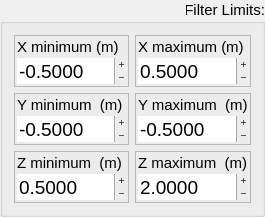
    <widget class="QGroupBox" name="LimitsG">
     <property name="sizePolicy">
      <sizepolicy hsizetype="Expanding" vsizetype="Maximum">
       <horstretch>0</horstretch>
       <verstretch>0</verstretch>
      </sizepolicy>
     </property>
     <property name="minimumSize">
      <size>
       <width>255</width>
       <height>0</height>
      </size>
     </property>
     <property name="font">
      <font>
       <pointsize>11</pointsize>
      </font>
     </property>
     <property name="contextMenuPolicy">
      <enum>Qt::NoContextMenu</enum>
     </property>
     <property name="toolTip">
      <string>Cropbox filter parameters.</string>
     </property>
     <property name="title">
      <string>Filter Limits:</string>
     </property>
     <property name="alignment">
      <set>Qt::AlignRight|Qt::AlignTop|Qt::AlignTrailing</set>
     </property>
     <property name="flat">
      <bool>true</bool>
     </property>
     <layout class="QGridLayout" name="gridLayout_2">
      <item row="0" column="0">
       <widget class="QFrame" name="XminF">
        <property name="sizePolicy">
         <sizepolicy hsizetype="Preferred" vsizetype="Fixed">
          <horstretch>0</horstretch>
          <verstretch>0</verstretch>
         </sizepolicy>
        </property>
        <property name="minimumSize">
         <size>
          <width>115</width>
          <height>0</height>
         </size>
        </property>
        <property name="font">
         <font>
          <pointsize>11</pointsize>
         </font>
        </property>
        <property name="toolTip">
         <string>Cropbox filter minimum x parameter.</string>
        </property>
        <property name="frameShape">
         <enum>QFrame::StyledPanel</enum>
        </property>
        <property name="frameShadow">
         <enum>QFrame::Raised</enum>
        </property>
        <layout class="QVBoxLayout" name="verticalLayout_2">
         <property name="spacing">
          <number>2</number>
         </property>
         <property name="leftMargin">
          <number>2</number>
         </property>
         <property name="topMargin">
          <number>2</number>
         </property>
         <property name="rightMargin">
          <number>2</number>
         </property>
         <property name="bottomMargin">
          <number>2</number>
         </property>
         <item>
          <widget class="QLabel" name="XminL">
           <property name="font">
            <font>
             <pointsize>11</pointsize>
            </font>
           </property>
           <property name="frameShape">
            <enum>QFrame::NoFrame</enum>
           </property>
           <property name="frameShadow">
            <enum>QFrame::Plain</enum>
           </property>
           <property name="text">
            <string>X minimum (m)</string>
           </property>
           <property name="textFormat">
            <enum>Qt::PlainText</enum>
           </property>
           <property name="alignment">
            <set>Qt::AlignLeading|Qt::AlignLeft|Qt::AlignTop</set>
           </property>
          </widget>
         </item>
         <item>
          <widget class="QDoubleSpinBox" name="Xmin">
           <property name="font">
            <font>
             <pointsize>14</pointsize>
            </font>
           </property>
           <property name="wrapping">
            <bool>false</bool>
           </property>
           <property name="frame">
            <bool>false</bool>
           </property>
           <property name="buttonSymbols">
            <enum>QAbstractSpinBox::PlusMinus</enum>
           </property>
           <property name="decimals">
            <number>4</number>
           </property>
           <property name="minimum">
            <double>-900.000000000000000</double>
           </property>
           <property name="maximum">
            <double>900.000000000000000</double>
           </property>
           <property name="singleStep">
            <double>0.001000000000000</double>
           </property>
           <property name="value">
            <double>-0.500000000000000</double>
           </property>
          </widget>
         </item>
        </layout>
       </widget>
      </item>
      <item row="0" column="1">
       <widget class="QFrame" name="XmaxF">
        <property name="sizePolicy">
         <sizepolicy hsizetype="Preferred" vsizetype="Fixed">
          <horstretch>0</horstretch>
          <verstretch>0</verstretch>
         </sizepolicy>
        </property>
        <property name="minimumSize">
         <size>
          <width>115</width>
          <height>0</height>
         </size>
        </property>
        <property name="font">
         <font>
          <pointsize>11</pointsize>
         </font>
        </property>
        <property name="toolTip">
         <string>Cropbox filter maximum x parameter.</string>
        </property>
        <property name="frameShape">
         <enum>QFrame::StyledPanel</enum>
        </property>
        <property name="frameShadow">
         <enum>QFrame::Raised</enum>
        </property>
        <layout class="QVBoxLayout" name="verticalLayout">
         <property name="spacing">
          <number>2</number>
         </property>
         <property name="leftMargin">
          <number>2</number>
         </property>
         <property name="topMargin">
          <number>2</number>
         </property>
         <property name="rightMargin">
          <number>2</number>
         </property>
         <property name="bottomMargin">
          <number>2</number>
         </property>
         <item>
          <widget class="QLabel" name="XmaxL">
           <property name="font">
            <font>
             <pointsize>11</pointsize>
            </font>
           </property>
           <property name="frameShape">
            <enum>QFrame::NoFrame</enum>
           </property>
           <property name="frameShadow">
            <enum>QFrame::Plain</enum>
           </property>
           <property name="text">
            <string>X maximum (m)</string>
           </property>
           <property name="textFormat">
            <enum>Qt::PlainText</enum>
           </property>
           <property name="alignment">
            <set>Qt::AlignLeading|Qt::AlignLeft|Qt::AlignTop</set>
           </property>
          </widget>
         </item>
         <item>
          <widget class="QDoubleSpinBox" name="Xmax">
           <property name="font">
            <font>
             <pointsize>14</pointsize>
            </font>
           </property>
           <property name="wrapping">
            <bool>false</bool>
           </property>
           <property name="frame">
            <bool>false</bool>
           </property>
           <property name="buttonSymbols">
            <enum>QAbstractSpinBox::PlusMinus</enum>
           </property>
           <property name="decimals">
            <number>4</number>
           </property>
           <property name="minimum">
            <double>-900.000000000000000</double>
           </property>
           <property name="maximum">
            <double>900.000000000000000</double>
           </property>
           <property name="singleStep">
            <double>0.001000000000000</double>
           </property>
           <property name="value">
            <double>0.500000000000000</double>
           </property>
          </widget>
         </item>
        </layout>
       </widget>
      </item>
      <item row="1" column="0">
       <widget class="QFrame" name="YminF">
        <property name="sizePolicy">
         <sizepolicy hsizetype="Preferred" vsizetype="Fixed">
          <horstretch>0</horstretch>
          <verstretch>0</verstretch>
         </sizepolicy>
        </property>
        <property name="minimumSize">
         <size>
          <width>115</width>
          <height>0</height>
         </size>
        </property>
        <property name="font">
         <font>
          <pointsize>11</pointsize>
         </font>
        </property>
        <property name="toolTip">
         <string>Cropbox filter minimum y parameter.</string>
        </property>
        <property name="frameShape">
         <enum>QFrame::StyledPanel</enum>
        </property>
        <property name="frameShadow">
         <enum>QFrame::Raised</enum>
        </property>
        <layout class="QVBoxLayout" name="verticalLayout_4">
         <property name="spacing">
          <number>2</number>
         </property>
         <property name="leftMargin">
          <number>2</number>
         </property>
         <property name="topMargin">
          <number>2</number>
         </property>
         <property name="rightMargin">
          <number>2</number>
         </property>
         <property name="bottomMargin">
          <number>2</number>
         </property>
         <item>
          <widget class="QLabel" name="YminL">
           <property name="font">
            <font>
             <pointsize>11</pointsize>
            </font>
           </property>
           <property name="frameShape">
            <enum>QFrame::NoFrame</enum>
           </property>
           <property name="frameShadow">
            <enum>QFrame::Plain</enum>
           </property>
           <property name="text">
            <string>Y minimum  (m)</string>
           </property>
           <property name="textFormat">
            <enum>Qt::PlainText</enum>
           </property>
           <property name="alignment">
            <set>Qt::AlignLeading|Qt::AlignLeft|Qt::AlignTop</set>
           </property>
          </widget>
         </item>
         <item>
          <widget class="QDoubleSpinBox" name="Ymin">
           <property name="font">
            <font>
             <pointsize>14</pointsize>
            </font>
           </property>
           <property name="wrapping">
            <bool>false</bool>
           </property>
           <property name="frame">
            <bool>false</bool>
           </property>
           <property name="buttonSymbols">
            <enum>QAbstractSpinBox::PlusMinus</enum>
           </property>
           <property name="decimals">
            <number>4</number>
           </property>
           <property name="minimum">
            <double>-900.000000000000000</double>
           </property>
           <property name="maximum">
            <double>900.000000000000000</double>
           </property>
           <property name="singleStep">
            <double>0.001000000000000</double>
           </property>
           <property name="value">
            <double>-0.500000000000000</double>
           </property>
          </widget>
         </item>
        </layout>
       </widget>
      </item>
      <item row="1" column="1">
       <widget class="QFrame" name="YmaxF">
        <property name="sizePolicy">
         <sizepolicy hsizetype="Preferred" vsizetype="Fixed">
          <horstretch>0</horstretch>
          <verstretch>0</verstretch>
         </sizepolicy>
        </property>
        <property name="minimumSize">
         <size>
          <width>115</width>
          <height>0</height>
         </size>
        </property>
        <property name="font">
         <font>
          <pointsize>11</pointsize>
         </font>
        </property>
        <property name="toolTip">
         <string>Cropbox filter maximum y parameter.</string>
        </property>
        <property name="frameShape">
         <enum>QFrame::StyledPanel</enum>
        </property>
        <property name="frameShadow">
         <enum>QFrame::Raised</enum>
        </property>
        <layout class="QVBoxLayout" name="verticalLayout_3">
         <property name="spacing">
          <number>2</number>
         </property>
         <property name="leftMargin">
          <number>2</number>
         </property>
         <property name="topMargin">
          <number>2</number>
         </property>
         <property name="rightMargin">
          <number>2</number>
         </property>
         <property name="bottomMargin">
          <number>2</number>
         </property>
         <item>
          <widget class="QLabel" name="YmaxL">
           <property name="font">
            <font>
             <pointsize>11</pointsize>
            </font>
           </property>
           <property name="frameShape">
            <enum>QFrame::NoFrame</enum>
           </property>
           <property name="frameShadow">
            <enum>QFrame::Plain</enum>
           </property>
           <property name="text">
            <string>Y maximum  (m)</string>
           </property>
           <property name="textFormat">
            <enum>Qt::PlainText</enum>
           </property>
           <property name="alignment">
            <set>Qt::AlignLeading|Qt::AlignLeft|Qt::AlignTop</set>
           </property>
          </widget>
         </item>
         <item>
          <widget class="QDoubleSpinBox" name="Ymax">
           <property name="font">
            <font>
             <pointsize>14</pointsize>
            </font>
           </property>
           <property name="wrapping">
            <bool>false</bool>
           </property>
           <property name="frame">
            <bool>false</bool>
           </property>
           <property name="buttonSymbols">
            <enum>QAbstractSpinBox::PlusMinus</enum>
           </property>
           <property name="decimals">
            <number>4</number>
           </property>
           <property name="minimum">
            <double>-900.000000000000000</double>
           </property>
           <property name="maximum">
            <double>900.000000000000000</double>
           </property>
           <property name="singleStep">
            <double>0.001000000000000</double>
           </property>
           <property name="value">
            <double>-0.500000000000000</double>
           </property>
          </widget>
         </item>
        </layout>
       </widget>
      </item>
      <item row="2" column="0">
       <widget class="QFrame" name="ZminF">
        <property name="sizePolicy">
         <sizepolicy hsizetype="Preferred" vsizetype="Fixed">
          <horstretch>0</horstretch>
          <verstretch>0</verstretch>
         </sizepolicy>
        </property>
        <property name="minimumSize">
         <size>
          <width>115</width>
          <height>0</height>
         </size>
        </property>
        <property name="font">
         <font>
          <pointsize>11</pointsize>
         </font>
        </property>
        <property name="toolTip">
         <string>Cropbox filter minimum z parameter.</string>
        </property>
        <property name="frameShape">
         <enum>QFrame::StyledPanel</enum>
        </property>
        <property name="frameShadow">
         <enum>QFrame::Raised</enum>
        </property>
        <layout class="QVBoxLayout" name="verticalLayout_5">
         <property name="spacing">
          <number>2</number>
         </property>
         <property name="leftMargin">
          <number>2</number>
         </property>
         <property name="topMargin">
          <number>2</number>
         </property>
         <property name="rightMargin">
          <number>2</number>
         </property>
         <property name="bottomMargin">
          <number>2</number>
         </property>
         <item>
          <widget class="QLabel" name="ZminL">
           <property name="font">
            <font>
             <pointsize>11</pointsize>
            </font>
           </property>
           <property name="frameShape">
            <enum>QFrame::NoFrame</enum>
           </property>
           <property name="frameShadow">
            <enum>QFrame::Plain</enum>
           </property>
           <property name="text">
            <string>Z minimum  (m)</string>
           </property>
           <property name="textFormat">
            <enum>Qt::PlainText</enum>
           </property>
           <property name="alignment">
            <set>Qt::AlignLeading|Qt::AlignLeft|Qt::AlignTop</set>
           </property>
          </widget>
         </item>
         <item>
          <widget class="QDoubleSpinBox" name="Zmin">
           <property name="font">
            <font>
             <pointsize>14</pointsize>
            </font>
           </property>
           <property name="wrapping">
            <bool>false</bool>
           </property>
           <property name="frame">
            <bool>false</bool>
           </property>
           <property name="buttonSymbols">
            <enum>QAbstractSpinBox::PlusMinus</enum>
           </property>
           <property name="decimals">
            <number>4</number>
           </property>
           <property name="minimum">
            <double>-900.000000000000000</double>
           </property>
           <property name="maximum">
            <double>900.000000000000000</double>
           </property>
           <property name="singleStep">
            <double>0.001000000000000</double>
           </property>
           <property name="value">
            <double>0.500000000000000</double>
           </property>
          </widget>
         </item>
        </layout>
       </widget>
      </item>
      <item row="2" column="1">
       <widget class="QFrame" name="ZmaxF">
        <property name="sizePolicy">
         <sizepolicy hsizetype="Preferred" vsizetype="Fixed">
          <horstretch>0</horstretch>
          <verstretch>0</verstretch>
         </sizepolicy>
        </property>
        <property name="minimumSize">
         <size>
          <width>115</width>
          <height>0</height>
         </size>
        </property>
        <property name="font">
         <font>
          <pointsize>11</pointsize>
         </font>
        </property>
        <property name="toolTip">
         <string>Cropbox filter maximum z parameter.</string>
        </property>
        <property name="frameShape">
         <enum>QFrame::StyledPanel</enum>
        </property>
        <property name="frameShadow">
         <enum>QFrame::Raised</enum>
        </property>
        <layout class="QVBoxLayout" name="verticalLayout_6">
         <property name="spacing">
          <number>2</number>
         </property>
         <property name="leftMargin">
          <number>2</number>
         </property>
         <property name="topMargin">
          <number>2</number>
         </property>
         <property name="rightMargin">
          <number>2</number>
         </property>
         <property name="bottomMargin">
          <number>2</number>
         </property>
         <item>
          <widget class="QLabel" name="ZmaxL">
           <property name="font">
            <font>
             <pointsize>11</pointsize>
            </font>
           </property>
           <property name="frameShape">
            <enum>QFrame::NoFrame</enum>
           </property>
           <property name="frameShadow">
            <enum>QFrame::Plain</enum>
           </property>
           <property name="text">
            <string>Z maximum  (m)</string>
           </property>
           <property name="textFormat">
            <enum>Qt::PlainText</enum>
           </property>
           <property name="alignment">
            <set>Qt::AlignLeading|Qt::AlignLeft|Qt::AlignTop</set>
           </property>
          </widget>
         </item>
         <item>
          <widget class="QDoubleSpinBox" name="Zmax">
           <property name="font">
            <font>
             <pointsize>14</pointsize>
            </font>
           </property>
           <property name="wrapping">
            <bool>false</bool>
           </property>
           <property name="frame">
            <bool>false</bool>
           </property>
           <property name="buttonSymbols">
            <enum>QAbstractSpinBox::PlusMinus</enum>
           </property>
           <property name="decimals">
            <number>4</number>
           </property>
           <property name="minimum">
            <double>-900.000000000000000</double>
           </property>
           <property name="maximum">
            <double>900.000000000000000</double>
           </property>
           <property name="singleStep">
            <double>0.001000000000000</double>
           </property>
           <property name="value">
            <double>2.000000000000000</double>
           </property>
          </widget>
         </item>
        </layout>
       </widget>
      </item>
     </layout>
    </widget>
